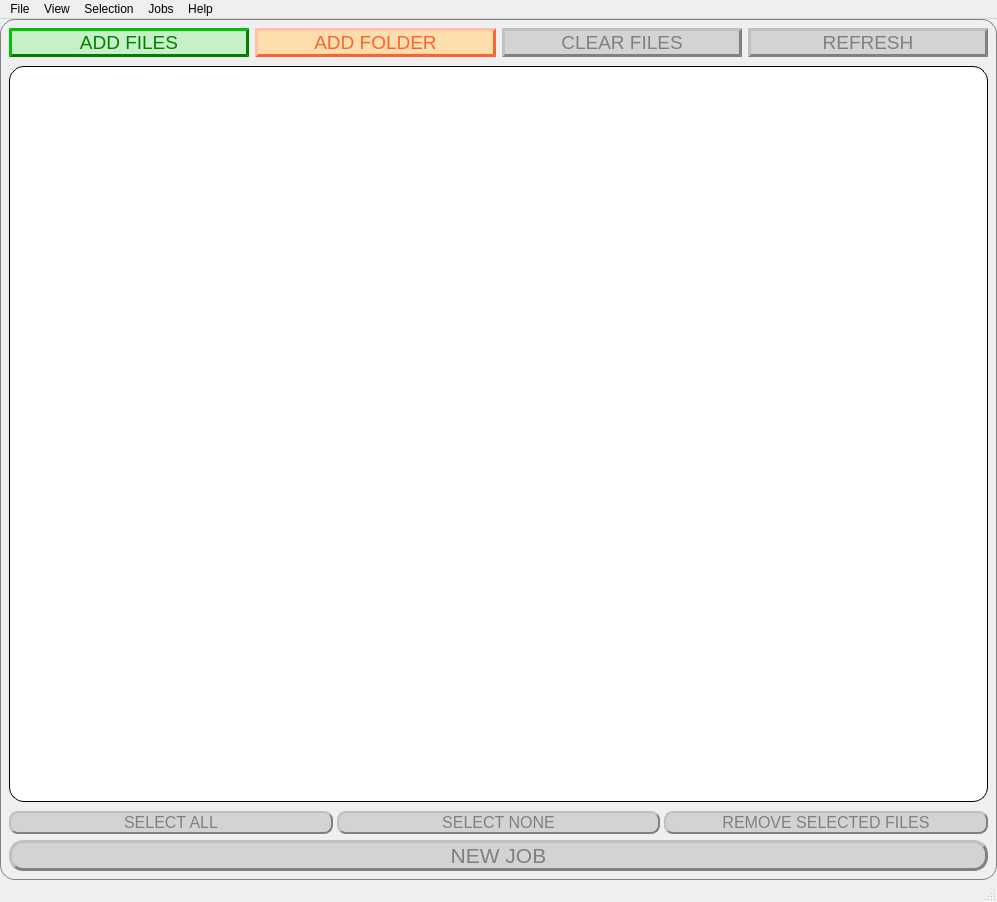
<?xml version="1.0" encoding="UTF-8"?>
<ui version="4.0">
 <class>MainWindow</class>
 <widget class="QMainWindow" name="MainWindow">
  <property name="geometry">
   <rect>
    <x>0</x>
    <y>0</y>
    <width>997</width>
    <height>902</height>
   </rect>
  </property>
  <property name="windowTitle">
   <string>Music Modify</string>
  </property>
  <property name="windowIcon">
   <iconset resource="resources.qrc">
    <normaloff>:/icons/resources/icons/music_icon.png</normaloff>:/icons/resources/icons/music_icon.png</iconset>
  </property>
  <property name="autoFillBackground">
   <bool>true</bool>
  </property>
  <widget class="QWidget" name="centralwidget">
   <property name="styleSheet">
    <string notr="true">QWidget#centralwidget {border: 1px solid grey; border-radius: 15px}</string>
   </property>
   <layout class="QVBoxLayout" name="verticalLayout_6" stretch="0">
    <property name="leftMargin">
     <number>9</number>
    </property>
    <property name="bottomMargin">
     <number>9</number>
    </property>
    <item>
     <layout class="QVBoxLayout" name="verticalLayout">
      <item>
       <widget class="QWidget" name="filesButtonsWidget" native="true">
        <property name="styleSheet">
         <string notr="true">QPushButton {  
  border-width: 3px;
  border-style: outset;
  border-radius: 18px
}

QPushButton:disabled {
  color:grey;
  background-color:lightgrey
}

QPushButton:pressed {
  border-style: inset
}</string>
        </property>
        <layout class="QHBoxLayout" name="filesButtonsHorizontalLayout" stretch="1,1,1,1">
         <property name="leftMargin">
          <number>0</number>
         </property>
         <property name="topMargin">
          <number>0</number>
         </property>
         <property name="rightMargin">
          <number>0</number>
         </property>
         <property name="bottomMargin">
          <number>0</number>
         </property>
         <item>
          <widget class="QPushButton" name="addFilesButton">
           <property name="enabled">
            <bool>true</bool>
           </property>
           <property name="sizePolicy">
            <sizepolicy hsizetype="Minimum" vsizetype="Fixed">
             <horstretch>0</horstretch>
             <verstretch>0</verstretch>
            </sizepolicy>
           </property>
           <property name="font">
            <font>
             <pointsize>14</pointsize>
            </font>
           </property>
           <property name="styleSheet">
            <string notr="true">QPushButton:enabled {
  border-color:green;
  background: rgb(200,240,200);
  color:green;
  border-style: outset
}

QPushButton:pressed {
  background: rgb(120, 200, 120);
  border-style: inset
}</string>
           </property>
           <property name="text">
            <string>ADD FILES</string>
           </property>
           <property name="icon">
            <iconset resource="resources.qrc">
             <normaloff>:/icons/resources/icons/plus_icon_64.png</normaloff>:/icons/resources/icons/plus_icon_64.png</iconset>
           </property>
           <property name="iconSize">
            <size>
             <width>32</width>
             <height>32</height>
            </size>
           </property>
          </widget>
         </item>
         <item>
          <widget class="QPushButton" name="addFolderButton">
           <property name="enabled">
            <bool>true</bool>
           </property>
           <property name="sizePolicy">
            <sizepolicy hsizetype="Minimum" vsizetype="Fixed">
             <horstretch>0</horstretch>
             <verstretch>0</verstretch>
            </sizepolicy>
           </property>
           <property name="font">
            <font>
             <pointsize>14</pointsize>
            </font>
           </property>
           <property name="contextMenuPolicy">
            <enum>Qt::DefaultContextMenu</enum>
           </property>
           <property name="autoFillBackground">
            <bool>false</bool>
           </property>
           <property name="styleSheet">
            <string notr="true">QPushButton:enabled {
  border-color:rgb(250,100,50);
  background: navajowhite;
  color:rgb(250,100,50)
}

QPushButton:pressed {
  background: rgb(255, 200, 120)
}</string>
           </property>
           <property name="text">
            <string notr="true">ADD FOLDER</string>
           </property>
           <property name="icon">
            <iconset resource="resources.qrc">
             <normaloff>:/icons/resources/icons/folder_icon_circle_64.png</normaloff>:/icons/resources/icons/folder_icon_circle_64.png</iconset>
           </property>
           <property name="iconSize">
            <size>
             <width>32</width>
             <height>32</height>
            </size>
           </property>
          </widget>
         </item>
         <item>
          <widget class="QPushButton" name="clearFilesButton">
           <property name="enabled">
            <bool>false</bool>
           </property>
           <property name="sizePolicy">
            <sizepolicy hsizetype="Minimum" vsizetype="Fixed">
             <horstretch>0</horstretch>
             <verstretch>0</verstretch>
            </sizepolicy>
           </property>
           <property name="font">
            <font>
             <pointsize>14</pointsize>
            </font>
           </property>
           <property name="styleSheet">
            <string notr="true">QPushButton:enabled {
  border-color:red;
  background:pink;
  color:darkred
}

QPushButton:pressed {
  background: rgb(255, 160, 180)
}</string>
           </property>
           <property name="text">
            <string>CLEAR FILES</string>
           </property>
           <property name="icon">
            <iconset resource="resources.qrc">
             <normaloff>:/icons/resources/icons/minus_icon_64.png</normaloff>:/icons/resources/icons/minus_icon_64.png</iconset>
           </property>
           <property name="iconSize">
            <size>
             <width>32</width>
             <height>32</height>
            </size>
           </property>
          </widget>
         </item>
         <item>
          <widget class="QPushButton" name="refreshButton">
           <property name="enabled">
            <bool>false</bool>
           </property>
           <property name="sizePolicy">
            <sizepolicy hsizetype="Minimum" vsizetype="Fixed">
             <horstretch>0</horstretch>
             <verstretch>0</verstretch>
            </sizepolicy>
           </property>
           <property name="font">
            <font>
             <pointsize>14</pointsize>
            </font>
           </property>
           <property name="styleSheet">
            <string notr="true">QPushButton:enabled {
  border-color:rgb(0,115,150);
  background: lightblue;
  color: rgb(0,115,150)
}

QPushButton:pressed {
  background: lightsteelblue
}</string>
           </property>
           <property name="text">
            <string>REFRESH</string>
           </property>
           <property name="icon">
            <iconset resource="resources.qrc">
             <normaloff>:/icons/resources/icons/refresh_icon_64.png</normaloff>:/icons/resources/icons/refresh_icon_64.png</iconset>
           </property>
           <property name="iconSize">
            <size>
             <width>32</width>
             <height>32</height>
            </size>
           </property>
          </widget>
         </item>
        </layout>
       </widget>
      </item>
      <item>
       <widget class="QTableView" name="filesTableView">
        <property name="font">
         <font>
          <pointsize>10</pointsize>
         </font>
        </property>
        <property name="styleSheet">
         <string notr="true">QTableView QTableCornerButton::section {
  background-color: lavender;
  border: none;
  /* border-right: 1px solid rgb(100, 100, 215);
  border-bottom: 1px solid rgb(100, 100, 215);
  border-top: 0px;
  border-left: 0px;*/
  border-top-left-radius: 15px
}

QHeaderView::section::horizontal {
  font-size:12pt;
  padding-bottom:6px;
  background-color: lavender;
  border: none;
  /*border-right: 1px solid rgb(100, 100, 215);*/
  border-bottom: 1px solid rgb(100, 100, 215);
 }

QHeaderView::section::horizontal::last {
  border-right: 0px;
  border-top-right-radius: 15px
}

QHeaderView::section::horizontal::only-one {
  background-color: transparent;
  border: none;
  border-left: 0px;
  border-top-left-radius: 15px;
  border-right: 0px;
  border-top-right-radius: 15px
}

QHeaderView::section::vertical {
  background-color: lavender;
  border: none;
  border-right: 1px solid rgb(100, 100, 215);
  /*border-bottom: 1px solid lightgrey;*/
  padding-left: 9px
 }

QHeaderView::section::vertical::last {
  border-bottom: 0px;
  border-bottom-left-radius: 15px
}

QHeaderView {
  border:0px;
  background-color: transparent;
  border-radius: 15px
}

QTableView {
  margin-top:3px;
  margin-bottom:3px;
  border-color:black;
  border-width: 1px;        
  border-style: solid;
  border-radius: 15px;
  background-color:white;
  alternate-background-color: rgb(245, 245, 255);
  gridline-color: lavender
}

QAbstractScrollArea::corner {
  background: transparent
}

QScrollBar {
  border: 1px solid black;
  background: white;
  border-radius: 12px;
  margin: 0px
}

QScrollBar::handle {
 border: 1px solid lavender;
  background:lavender;
  border-radius: 9px;
}

QScrollBar::sub-line, QScrollBar::add-line {
  background:transparent;
  subcontrol-origin:margin;
}

QScrollBar::left-arrow, QScrollBar::right-arrow,
QScrollBar::add-page, 
QScrollBar::sub-page {
  background:transparent
}

QScrollBar:horizontal {
  height:25px
}

QScrollBar:vertical {
  width: 25px
}

QScrollBar::sub-line:horizontal {
  width: 0px;
  subcontrol-position:left
}

QScrollBar::add-line:horizontal {
  width: 0px;
  subcontrol-position:right
}

QScrollBar::sub-line:vertical {
  height: 0px;
  subcontrol-position: top
}

QScrollBar::add-line:vertical {
  height: 0px;
  subcontrol-position: bottom
}</string>
        </property>
        <property name="editTriggers">
         <set>QAbstractItemView::NoEditTriggers</set>
        </property>
        <property name="dragDropMode">
         <enum>QAbstractItemView::DropOnly</enum>
        </property>
        <property name="alternatingRowColors">
         <bool>true</bool>
        </property>
        <property name="selectionBehavior">
         <enum>QAbstractItemView::SelectRows</enum>
        </property>
        <attribute name="verticalHeaderCascadingSectionResizes">
         <bool>true</bool>
        </attribute>
       </widget>
      </item>
      <item>
       <widget class="QWidget" name="selectionButtonsWidget" native="true">
        <property name="styleSheet">
         <string notr="true">QPushButton  {
  border-width: 2px;
  border-style: outset;
  border-radius: 9px
}
QPushButton:disabled {
  color:grey;
  background-color:lightgrey
}

QPushButton:pressed {
  border-style:inset
}</string>
        </property>
        <layout class="QHBoxLayout" name="horizontalLayout">
         <property name="spacing">
          <number>4</number>
         </property>
         <property name="leftMargin">
          <number>0</number>
         </property>
         <property name="topMargin">
          <number>0</number>
         </property>
         <property name="rightMargin">
          <number>0</number>
         </property>
         <property name="bottomMargin">
          <number>0</number>
         </property>
         <item>
          <widget class="QPushButton" name="selectAllFilesButton">
           <property name="enabled">
            <bool>false</bool>
           </property>
           <property name="font">
            <font>
             <pointsize>12</pointsize>
            </font>
           </property>
           <property name="styleSheet">
            <string notr="true">QPushButton:enabled {
  border-color:rgb(0,115,150);
  background: lightblue;
  color:rgb(0,115,150)
}

QPushButton:pressed {
  background: lightsteelblue
}</string>
           </property>
           <property name="text">
            <string>SELECT ALL</string>
           </property>
          </widget>
         </item>
         <item>
          <widget class="QPushButton" name="selectNoFilesButton">
           <property name="enabled">
            <bool>false</bool>
           </property>
           <property name="font">
            <font>
             <pointsize>12</pointsize>
            </font>
           </property>
           <property name="styleSheet">
            <string notr="true">QPushButton:enabled {
  border-color:rgb(0,115,150);
  background: lightblue;
  color:rgb(0,115,150)
}

QPushButton:pressed {
  background: lightsteelblue
}</string>
           </property>
           <property name="text">
            <string>SELECT NONE</string>
           </property>
          </widget>
         </item>
         <item>
          <widget class="QPushButton" name="removeSelectedButton">
           <property name="enabled">
            <bool>false</bool>
           </property>
           <property name="font">
            <font>
             <pointsize>12</pointsize>
            </font>
           </property>
           <property name="styleSheet">
            <string notr="true">QPushButton:enabled {
  border-color:red;
  background:pink;
  color:darkred
}

QPushButton:pressed {
  background: rgb(255, 160, 180)
}</string>
           </property>
           <property name="text">
            <string>REMOVE SELECTED FILES</string>
           </property>
          </widget>
         </item>
        </layout>
       </widget>
      </item>
      <item>
       <widget class="QPushButton" name="jobPushButton">
        <property name="enabled">
         <bool>false</bool>
        </property>
        <property name="sizePolicy">
         <sizepolicy hsizetype="Minimum" vsizetype="Fixed">
          <horstretch>0</horstretch>
          <verstretch>10</verstretch>
         </sizepolicy>
        </property>
        <property name="sizeIncrement">
         <size>
          <width>0</width>
          <height>0</height>
         </size>
        </property>
        <property name="font">
         <font>
          <pointsize>16</pointsize>
         </font>
        </property>
        <property name="styleSheet">
         <string notr="true">QPushButton {
  border-radius:14px;
  border-width: 3px;
  border-style: outset;
}

QPushButton:disabled {
  color:grey;
  background-color:lightgrey
}

QPushButton:pressed {
  border-style:inset;
  background: rgb(170, 170, 255)
}

QPushButton:enabled {
  border-color:rgb(100,100,215);
  background: rgb(200,200,250);
  color: rgb(100,100,215);
}
QPushButton::menu-indicator {
  image: url(:/icons/icons/down_icon.png);
  width:20px;
  height:20px;
  subcontrol-position: right center
}
QPushButton QMenu {
  font-size:14pt;
  border-color:rgb(100,100,215);
  border-width: 2px;        
  border-style: solid;
  background-color:rgb(240,230,255);
  color:rgb(100,100,215);
  margin:2px;
}
QPushButton QMenu::item {
  background:transparent
}
QPushButton QMenu::item::selected{
  background-color:rgb(200,200,250)
}</string>
        </property>
        <property name="text">
         <string>NEW JOB</string>
        </property>
       </widget>
      </item>
     </layout>
    </item>
   </layout>
  </widget>
  <widget class="QMenuBar" name="menubar">
   <property name="geometry">
    <rect>
     <x>0</x>
     <y>0</y>
     <width>997</width>
     <height>21</height>
    </rect>
   </property>
   <property name="font">
    <font>
     <pointsize>9</pointsize>
    </font>
   </property>
   <widget class="QMenu" name="menuHelp">
    <property name="title">
     <string>Help</string>
    </property>
    <addaction name="actionAbout"/>
   </widget>
   <widget class="QMenu" name="menuFile">
    <property name="font">
     <font>
      <pointsize>9</pointsize>
     </font>
    </property>
    <property name="title">
     <string>File</string>
    </property>
    <addaction name="actionAdd_Files"/>
    <addaction name="actionAdd_Folder"/>
    <addaction name="actionClear_Files"/>
    <addaction name="actionRefresh_Files"/>
    <addaction name="separator"/>
    <addaction name="actionRemove_Selected_Files"/>
   </widget>
   <widget class="QMenu" name="menuView">
    <property name="title">
     <string>View</string>
    </property>
    <addaction name="actionCurrent_Jobs"/>
   </widget>
   <widget class="QMenu" name="menuSelection">
    <property name="title">
     <string>Selection</string>
    </property>
    <addaction name="actionSelect_All"/>
    <addaction name="actionSelect_None"/>
   </widget>
   <widget class="QMenu" name="menuJobs">
    <property name="title">
     <string>Jobs</string>
    </property>
    <addaction name="actionCreate_New_Job"/>
   </widget>
   <addaction name="menuFile"/>
   <addaction name="menuView"/>
   <addaction name="menuSelection"/>
   <addaction name="menuJobs"/>
   <addaction name="menuHelp"/>
  </widget>
  <widget class="QStatusBar" name="mainStatusBar"/>
  <action name="actionAdd_Folder">
   <property name="icon">
    <iconset>
     <normaloff>../../Music Modify 2/icons/folder_icon_64.png</normaloff>../../Music Modify 2/icons/folder_icon_64.png</iconset>
   </property>
   <property name="text">
    <string>Add Folder</string>
   </property>
   <property name="font">
    <font>
     <pointsize>9</pointsize>
    </font>
   </property>
  </action>
  <action name="actionClear_Files">
   <property name="icon">
    <iconset>
     <normaloff>../../Music Modify 2/icons/minus_icon_64.png</normaloff>../../Music Modify 2/icons/minus_icon_64.png</iconset>
   </property>
   <property name="text">
    <string>Clear Files</string>
   </property>
   <property name="font">
    <font>
     <pointsize>9</pointsize>
    </font>
   </property>
  </action>
  <action name="actionAdd_Files">
   <property name="icon">
    <iconset>
     <normaloff>../../Music Modify 2/icons/plus_icon_64.png</normaloff>../../Music Modify 2/icons/plus_icon_64.png</iconset>
   </property>
   <property name="text">
    <string>Add Files</string>
   </property>
   <property name="font">
    <font>
     <pointsize>9</pointsize>
    </font>
   </property>
  </action>
  <action name="actionRefresh_Files">
   <property name="icon">
    <iconset>
     <normaloff>../../Music Modify 2/icons/refresh_icon_64.png</normaloff>../../Music Modify 2/icons/refresh_icon_64.png</iconset>
   </property>
   <property name="text">
    <string>Refresh Files</string>
   </property>
   <property name="font">
    <font>
     <pointsize>9</pointsize>
    </font>
   </property>
  </action>
  <action name="actionAbout">
   <property name="text">
    <string>About</string>
   </property>
  </action>
  <action name="actionCurrent_Jobs">
   <property name="checkable">
    <bool>true</bool>
   </property>
   <property name="text">
    <string>Current Jobs</string>
   </property>
  </action>
  <action name="actionSelect_All">
   <property name="text">
    <string>Select All</string>
   </property>
  </action>
  <action name="actionSelect_None">
   <property name="text">
    <string>Select None</string>
   </property>
  </action>
  <action name="actionNew_Job">
   <property name="text">
    <string>New Job</string>
   </property>
  </action>
  <action name="actionRemove_Selected_Files">
   <property name="text">
    <string>Remove Selected Files</string>
   </property>
   <property name="font">
    <font>
     <pointsize>9</pointsize>
    </font>
   </property>
  </action>
  <action name="actionManual_Editing">
   <property name="text">
    <string>Manual Editing</string>
   </property>
  </action>
  <action name="actionDownload_Data">
   <property name="text">
    <string>Download Data</string>
   </property>
  </action>
  <action name="actionOrganise_Artwork">
   <property name="text">
    <string>Organise Artwork</string>
   </property>
  </action>
  <action name="actionImport_Replace_Sheet">
   <property name="text">
    <string>Import Replace Sheet</string>
   </property>
  </action>
  <action name="actionCreate_New_Job">
   <property name="text">
    <string>Create New Job</string>
   </property>
  </action>
 </widget>
 <resources>
  <include location="resources.qrc"/>
 </resources>
 <connections/>
</ui>
